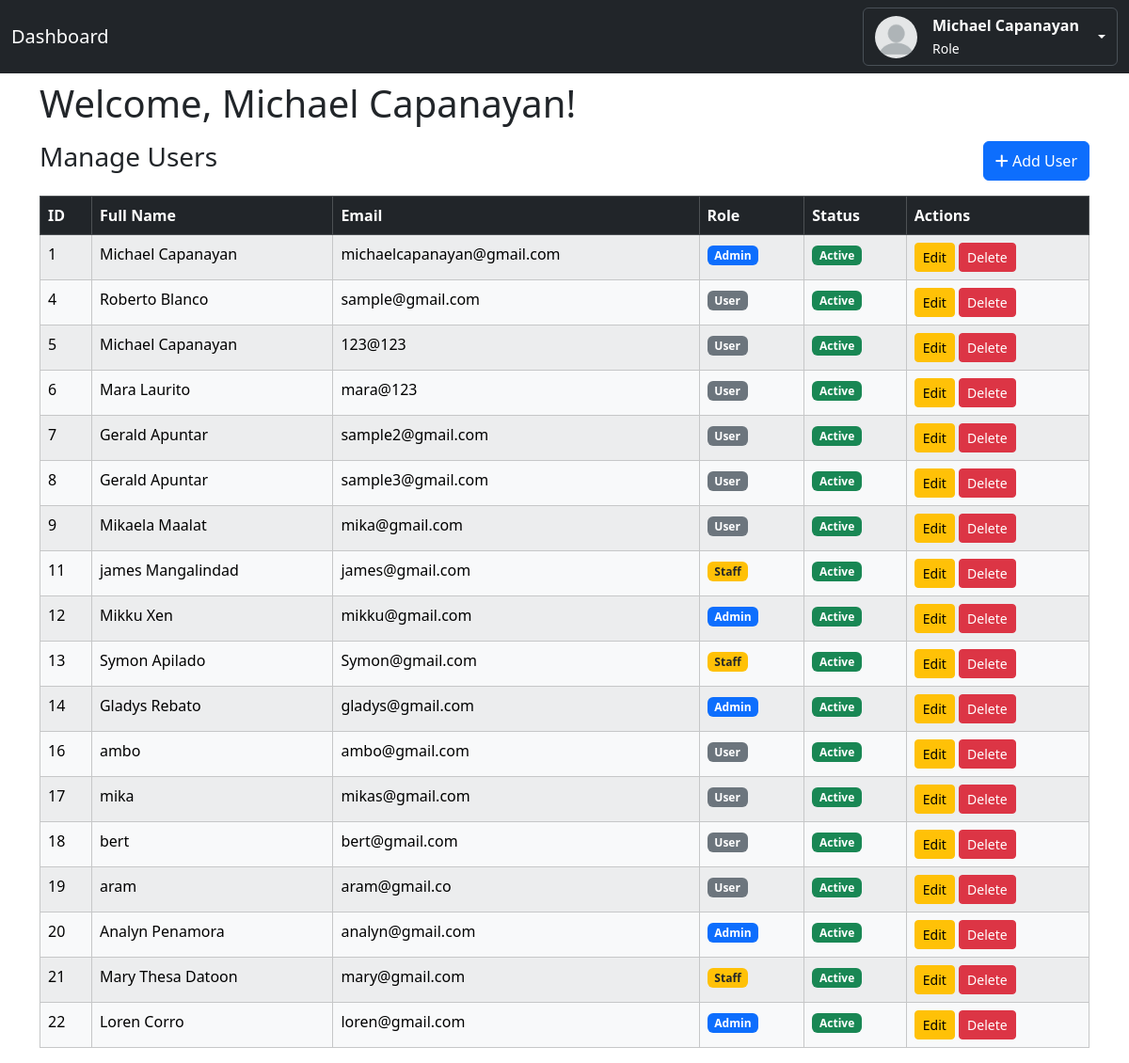
The page /pages/dashboard.php (signed in) on the database its author committed.
### tables this page shows
CREATE TABLE `tbl_users` (
  `id` int(11) NOT NULL,
  `fullname` varchar(255) NOT NULL,
  `email` varchar(255) NOT NULL,
  `password` varchar(255) NOT NULL,
  `created_at` timestamp NOT NULL DEFAULT current_timestamp(),
  `role` enum('admin','staff','user') NOT NULL DEFAULT 'user',
  `status` enum('Active','Inactive') NOT NULL DEFAULT 'Active'
);

### backend/fetchUserAccounts.php (called while the page is built)
<?php
include("database.php");
$fetchUsersQuery = "SELECT * FROM tbl_users";
$result = $conn ->query($fetchUsersQuery);
?>

### pages/dashboard.php (the view, shortened to what this page needs)
<?php
include("../backend/fetchUserAccounts.php");
?>
<!DOCTYPE html>
<html lang="en">
<head>
  <link href="https://cdn.jsdelivr.net/npm/bootstrap@5.3.8/dist/css/bootstrap.min.css" rel="stylesheet">
</head>
<body>
  <nav class="navbar navbar-expand-md bg-dark" data-bs-theme="dark">
    <div class="container-fluid">
      <a class="navbar-brand" href="#">Dashboard</a>
      <div class="collapse navbar-collapse" id="navbarSupportedContent">
        <div class="d-flex ms-auto">
          <div class="dropdown">
            <button class="btn dropdown-toggle d-flex align-items-center gap-3 text-white border"
              type="button"
              data-bs-toggle="dropdown"
              aria-expanded="false">
              <img src="../img/default_profile.png"
                alt="Default Profile"
                class="img-fluid rounded-circle"
                style="width: 45px; height: 45px; object-fit: cover;">
              <div class="text-start">
                <div class="fw-semibold mb-0"><?php echo $_SESSION['user']; ?></div>
                <small class="mb-0">Role</small>
              </div>
            </button>
          </div>
        </div>
      </div>
    </div>
  </nav>
  <div class="container mt-2">
    <h1><?php
        echo "Welcome, " . $_SESSION['user'] . "!";
        ?></h1>
  </div>
  <div class="container mt-3 d-flex justify-content-between">
    <h3>Manage Users</h3>
    <button class="btn btn-primary" data-bs-toggle="modal" data-bs-target="#newUserModal"> <i class="fa-solid fa-plus"></i> Add User</button>
  </div>
  <div class="table-responsive-lg container mt-3">
    <table class="table table-light table-striped table-hover table-bordered">
      <thead class="table-dark">
        <tr>
          <th scope="col">ID</th>
          <th scope="col">Full Name</th>
          <th scope="col">Email</th>
          <th scope="col">Role</th>
          <th scope="col">Status</th>
          <th scope="col">Actions</th>
        </tr>
      </thead>
      <tbody>
        <?php while($row = $result->fetch_assoc()):?>
        <tr>
          <td><?php echo $row['id'];?></td>
          <td><?php echo $row['fullname'];?></td>
          <td><?php echo $row['email'];?></td>
          <td>
            <?php
            if($row['role'] == "admin"){
              echo '<span class="badge bg-primary">Admin</span>';
            }
            else if($row['role'] == "staff"){
              echo '<span class="badge bg-warning text-dark">Staff</span>';
            }
            else{
              echo '<span class="badge bg-secondary">User</span>';
            }
            ?></td>
          <td>
            <?php
              if($row['status'] == "Active"){
                echo '<span class="badge bg-success">Active</span>';
              }
              else{
                echo '<span class="badge bg-secondary">Inactive</span>';
              }
            ?>
          </td>
          <td>
            <button class="btn btn-sm btn-warning" data-bs-toggle="modal" data-bs-target="#editModal">Edit</button>
            <button class="btn btn-sm btn-danger" data-bs-toggle="modal" data-bs-target="#deleteModal">Delete</button>
          </td>
        </tr>
        <?php endwhile; ?>
      </tbody>
    </table>
  </div>
</body>
</html>

### rows shown on the page
tbl_users: id "1", fullname "Michael Capanayan", email "michaelcapanayan@gmail.com", role "Admin", status "Active"
tbl_users: id "4", fullname "Roberto Blanco", email "sample@gmail.com", role "User", status "Active"
tbl_users: id "5", fullname "Michael Capanayan", email "123@123", role "User", status "Active"
tbl_users: id "6", fullname "Mara Laurito", email "mara@123", role "User", status "Active"
tbl_users: id "7", fullname "Gerald Apuntar", email "sample2@gmail.com", role "User", status "Active"
tbl_users: id "8", fullname "Gerald Apuntar", email "sample3@gmail.com", role "User", status "Active"
tbl_users: id "9", fullname "Mikaela Maalat", email "mika@gmail.com", role "User", status "Active"
tbl_users: id "11", fullname "james Mangalindad", email "james@gmail.com", role "Staff", status "Active"
tbl_users: id "12", fullname "Mikku Xen", email "mikku@gmail.com", role "Admin", status "Active"
tbl_users: id "13", fullname "Symon Apilado", email "Symon@gmail.com", role "Staff", status "Active"
tbl_users: id "14", fullname "Gladys Rebato", email "gladys@gmail.com", role "Admin", status "Active"
tbl_users: id "16", fullname "ambo", email "ambo@gmail.com", role "User", status "Active"
tbl_users: id "17", fullname "mika", email "mikas@gmail.com", role "User", status "Active"
tbl_users: id "18", fullname "bert", email "bert@gmail.com", role "User", status "Active"
tbl_users: id "19", fullname "aram", email "aram@gmail.co", role "User", status "Active"
tbl_users: id "20", fullname "Analyn Penamora", email "analyn@gmail.com", role "Admin", status "Active"
tbl_users: id "21", fullname "Mary Thesa Datoon", email "mary@gmail.com", role "Staff", status "Active"
tbl_users: id "22", fullname "Loren Corro", email "loren@gmail.com", role "Admin", status "Active"

### other values the page prints
$_SESSION['user'] "Michael Capanayan"
